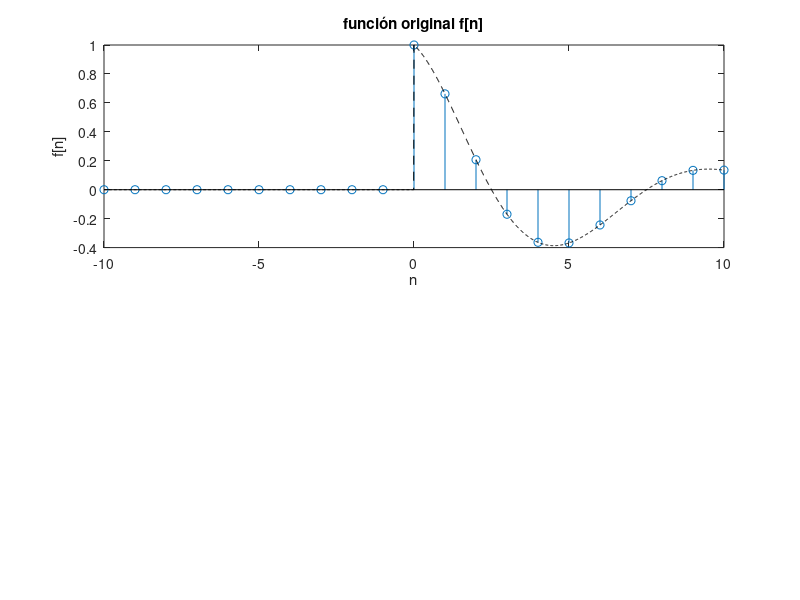

Recreate this plot in MATLAB. (Note: this script raises an error after producing the figure.)
%% P02: Señales en tiempo discreto
%
%% Integrantes
% * Aleks Adrián Calderón Vázquez
% * Carlos Josafath López Favila
% * Fredy Bautista Dominguez
% * Irvin Adrián Vázquez Ruíz
% * Iván Rodrigo Santacruz Bravo

%% Introduccion
% 
% *|<https://colab.research.google.com/drive/15utvi4pqPdDnBhje-XVJQA7GtWUerO-G?usp=sharing CÓDIGO> DE LAS SIGUIENTES GRÁFICAS EN COLAB|*
%
% 
% 

%% Objetivos
% * Manipulación básica de MATLAB
% * Gráficas de señales reales y complejas discretas
% * Transformación de señales discretas (escalamientos y traslaciones)

%% Desarrollo
%
%
%% 1. Resuelve el problema 3.11-2
% Considere la función en tiempo discreto 
% $$f[n]=e^{-n/5} cos{(\pi n/5)}u[n] $$
% La seción 3.11 usa funciones anónimas para describir señales en Tiempo
% Discreto.
%%
f=@(n) exp(-n/5).*cos(pi*n/5).*(n>=0);

%% 
% Si bien esta función anónima funciona correctamente para una operación de
% muestreo reducido como f[2n], no funciona correctamente para una
% operación de muestreo superior, como f[n/2]. Modifica la función anónima
% f para que también se adapte correctamente a las operaciones de muestreo 
% superior. Prueba tu codigo, calculando y graficando f(n/2) en (-10<=n<=10)
%%
subplot(2,1,1)
n=-10:10;
r=-10:0.01:10;
stem(n,f(n))
hold on
plot(r,f(r),'--k')
xlabel('n')
ylabel('f[n]')
title('función original f[n]')
plano = gca;
plano.XAxisLocation = "origin";
plano.YAxisLocation = "origin";
plano.Box='off';


subplot(2,1,2)
n=-10:2:10;
stem(n,f(n/2))
hold on
plot(r,f(r/2),'--k')
xlabel('n')
ylabel('f[n/2]')
title('función escalada f[n/2]')
plano = gca;
plano.XAxisLocation = "origin";
plano.YAxisLocation = "origin";
plano.Box='off';
hold off

%% 2. Resuelve el problema 3.2-7, tenga cuidado en los escalamientos horizontales
u = @(n) 1.0.*(n>=0)+0.0.*(n<0);
x = @(n) n.*(u(n)-u(n-3))+(-n+6).*(u(n-3)-u(n-6));
n = -1:8;
figure
stem(n,x(n))
plano = gca;
plano.XAxisLocation = "origin";
plano.YAxisLocation = "origin";
plano.Box='off';
ylim([-1,3.5]);

%%
% _*(a) x[-n]*_
n = -8:1;
stem(n,x(-n))
plano = gca;
plano.XAxisLocation = "origin";
plano.YAxisLocation = "origin";
plano.Box='off';
ylim([-1,3.5]);

%%
% _*(b) x[n+6]*_
n = -8:1;
stem(n,x(n+6))
plano = gca;
plano.XAxisLocation = "origin";
plano.YAxisLocation = "origin";
plano.Box='off';
ylim([-1,3.5]);

%%
% _*(c) x[n-6]*_
n = -1:13;
stem(n,x(n-6))
plano = gca;
plano.XAxisLocation = "origin";
plano.YAxisLocation = "origin";
plano.Box='off';
ylim([-1,3.5]);

%%
% _*(d) x[3n]*_
n = -1:5;
stem(n,x(3*n))
plano = gca;
plano.XAxisLocation = "origin";
plano.YAxisLocation = "origin";
plano.Box='off';
xlim([-1,5])
ylim([-1,3.5]);

%%
% _*(f) x[n/3]*_
n = 0:3:20;
stem(n,x(n/3))
plano = gca;
plano.XAxisLocation = "origin";
plano.YAxisLocation = "origin";
plano.Box='off';
ylim([-1,3.5]);

%%
% _*(e) x[3-n]*_
n = -5:5;
stem(n,x(3-n))
plano = gca;
plano.XAxisLocation = "origin";
plano.YAxisLocation = "origin";
plano.Box='off';
ylim([-1,3.5]);

%% 3. Resuelva el problema 3.11-6.
% Suponga que existe un vector x en el espacio de trabajo de MATLAB, 
% correspondiente a una señal DT de duración finita x [n]
%
% (a) Escriba una función MATLAB que, cuando se le pasa el vector x, 
% calcule y devuelva Ex, la energía de x [n].
%
% (b) Escriba una función MATLAB que, cuando se pasa el vector x, calcule y
% devuelva Px, la potencia de x [n]. Suponga que x [n] es periódico y que el
% vector x contiene datos para un número entero de períodos de x [n].
%
% INCISO A

%%
% 
% <<Practica_P02\html\FuncionED.jpeg>>
% 
%%
% INCISO B
%%
% 
% <<Practica_P02\html\FuncionPD.jpeg>>
%
%% 4. Con los programas desarrollados en el punto 3, resuelva 3.1-1 c) y 3.1-2 b)
% 3.1-1 Calcula la energia de la señal x1[n]
%
N = -4:6;
x1=[0 -3 -2 -1 0 1 2 3 0 0 0];
stem(N,x1)
title('3.1-1 Punto C')
xlabel('n');
ylabel('x1[n]');

%%
Ex1=EnergiaD(x1)
%%
% 3.1-2 Calcula la potencia de la señal x2[n]
clear
N = -3:8;
x2=[-3 -2 -1 0 1 2 3 0 0 0 0 0];
stem(N,x2)
title('3.1-2 Punto B')
xlabel('n');
ylabel('x2[n]');
%%
Px2=PotenciaSDP(x2)
%% 5. Construya una app que permita (consultar los ejemplos preconstruidos):
% * Gráficar señales en tiempo discreto reales, el usuario ingresa la definición de la señal en el formato especifico
% * El usuario puede definir el intervalo de la gráfica
% * El usuario puede seleccionar el tipo de transformación (horizontal, vertical o combinación) que desee realizar a la señal, la app deberá mostrar la gráfica de esta transformación.  
% * Se adjunta una imagen de la app a la práctica, y el archivo de la app.
%
% Se Utilizò la interfaz de AppDesigner que proporciona MATLAB para generar la aplicaciòn solicitada
%
% NOTA En la asignacion se subio un archivo .zip que contiene tanto el archivo .mlapp como las imagenes que usa para su funcionamiento
%
% <<Practica_P02\html\Punto5_1.jpeg>>
%
% <<Practica_P02\html\Punto5_2.jpeg>>

